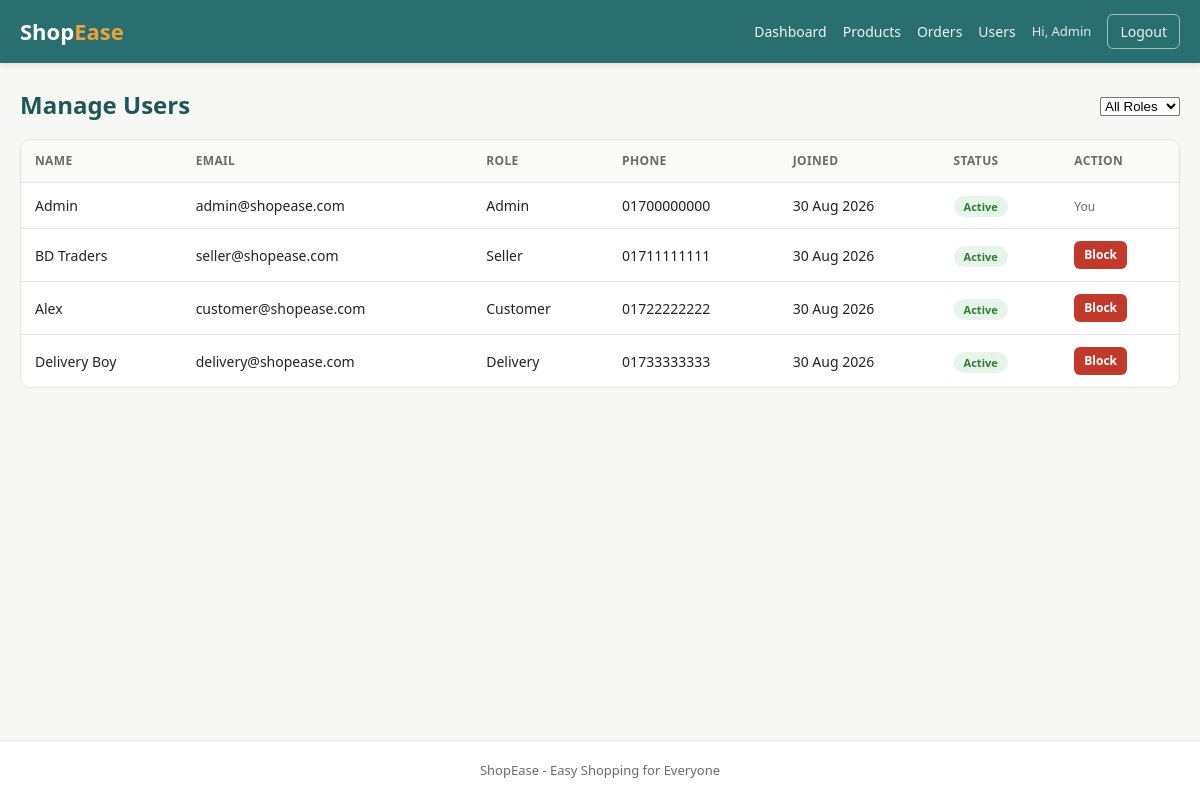
The page /admin/users.php (signed in) on the database its author committed.
### tables this page shows
CREATE TABLE users (
    id INT AUTO_INCREMENT PRIMARY KEY,
    name VARCHAR(100) NOT NULL,
    email VARCHAR(150) NOT NULL UNIQUE,
    password VARCHAR(255) NOT NULL,
    role ENUM('admin', 'seller', 'customer', 'delivery') NOT NULL DEFAULT 'customer',
    phone VARCHAR(20),
    address VARCHAR(255),
    status ENUM('active', 'blocked') NOT NULL DEFAULT 'active',
    created_at TIMESTAMP DEFAULT CURRENT_TIMESTAMP
);

### includes/functions.php (called while the page is built, shortened)
<?php
function currentUser() {
    return [
        'id'    => $_SESSION['user_id'] ?? null,
        'name'  => $_SESSION['user_name'] ?? null,
        'email' => $_SESSION['user_email'] ?? null,
        'role'  => $_SESSION['user_role'] ?? null,
    ];
}
function escape($str) {
    return htmlspecialchars($str ?? '', ENT_QUOTES, 'UTF-8');
}

### admin/users.php (the view, shortened to what this page needs)
<?php
require_once __DIR__ . '/../includes/functions.php';
$roleFilter = $_GET['role'] ?? '';
if ($roleFilter !== '') {
    $stmt = $conn->prepare("SELECT * FROM users WHERE role = ? ORDER BY created_at DESC");
    $stmt->bind_param("s", $roleFilter);
    $stmt->execute();
    $users = $stmt->get_result()->fetch_all(MYSQLI_ASSOC);
    $stmt->close();
} else {
    $users = $conn->query("SELECT * FROM users ORDER BY created_at DESC")->fetch_all(MYSQLI_ASSOC);
}
require_once __DIR__ . '/../includes/header.php';
?>
<div class="flex-between" style="margin-bottom:16px;">
    <h2 class="section-title" style="margin-bottom:0;">Manage Users</h2>
    <form method="GET">
        <select name="role" onchange="this.form.submit()">
            <option value="">All Roles</option>
        </select>
    </form>
</div>
<div class="table-wrap">
<table>
<thead><tr><th>Name</th><th>Email</th><th>Role</th><th>Phone</th><th>Joined</th><th>Status</th><th>Action</th></tr></thead>
<tbody>
<?php foreach ($users as $u): ?>
    <tr>
        <td><?= escape($u['name']) ?></td>
        <td><?= escape($u['email']) ?></td>
        <td><?= escape(ucfirst($u['role'])) ?></td>
        <td><?= escape($u['phone']) ?></td>
        <td><?= date('d M Y', strtotime($u['created_at'])) ?></td>
        <td><span class="badge badge-<?= $u['status'] ?>"><?= escape($u['status']) ?></span></td>
        <td>
            <?php if ($u['id'] != $_SESSION['user_id']): ?>
                <a href="?toggle=<?= $u['id'] ?>&role=<?= escape($roleFilter) ?>"
                   class="btn btn-sm <?= $u['status']==='active' ? 'btn-danger' : 'btn-primary' ?>"
                   data-confirm="<?= $u['status']==='active' ? 'Block' : 'Unblock' ?> this user?">
                    <?= $u['status']==='active' ? 'Block' : 'Unblock' ?>
                </a>
            <?php else: ?>
                <span style="color:var(--muted); font-size:12px;">You</span>
            <?php endif; ?>
        </td>
    </tr>
<?php endforeach; ?>
</tbody>
</table>
</div>
<?php require_once __DIR__ . '/../includes/footer.php'; ?>

### includes/header.php (shortened to what this page needs)
<?php
require_once __DIR__ . '/functions.php';
$user = currentUser();
?>
<!DOCTYPE html>
<html lang="en">
<head>
<link rel="stylesheet" href="/ecommerce/assets/css/style.css">
</head>
<body>
<header class="navbar">
    <div class="navbar-inner">
        <a href="/ecommerce/index.php" class="logo">Shop<span>Ease</span></a>
        <nav class="nav-links">
            <?php if (!$user['id']): ?>
                <a href="/ecommerce/auth/login.php">Login</a>
                <a href="/ecommerce/auth/register.php" class="btn-nav">Register</a>
            <?php else: ?>
                <?php if ($user['role'] === 'admin'): ?>
                    <a href="/ecommerce/admin/dashboard.php">Dashboard</a>
                    <a href="/ecommerce/admin/products.php">Products</a>
                    <a href="/ecommerce/admin/orders.php">Orders</a>
                    <a href="/ecommerce/admin/users.php">Users</a>
                <?php elseif ($user['role'] === 'delivery'): ?>
                    <a href="/ecommerce/delivery/dashboard.php">My Deliveries</a>
                    <a href="/ecommerce/delivery/profile.php">My Profile</a>
                <?php endif; ?>
                <span class="nav-user">Hi, <?= escape($user['name']) ?></span>
                <a href="/ecommerce/auth/logout.php" class="btn-nav-outline">Logout</a>
            <?php endif; ?>
        </nav>
    </div>
</header>
<main class="page-wrap">

### assets/css/style.css (style rules this page uses)
:root { --primary: #2a6f6f; --primary-dark: #1f5757; --accent: #e8a33d; --bg: #f7f7f5; --card-bg: #ffffff; --text: #232323; --muted: #6b6b6b; --border: #e3e3e0; --danger: #c0392b; --success: #2e7d32; --radius: 10px; }
* { box-sizing: border-box; margin: 0; padding: 0; }
html, body { min-height: 100%; }
body { font-family: "Segoe UI", Roboto, Arial, sans-serif; background: var(--bg); color: var(--text); line-height: 1.5; min-height: 100vh; display: flex; flex-direction: column; }
a { text-decoration: none; color: inherit; }
.navbar { background: var(--primary); color: #fff; position: sticky; top: 0; z-index: 100; box-shadow: 0 2px 6px rgba(0, 0, 0, 0.1); }
.navbar-inner { max-width: 1200px; margin: 0 auto; padding: 14px 20px; display: flex; align-items: center; gap: 20px; flex-wrap: wrap; }
.logo { font-size: 22px; font-weight: 700; color: #fff; }
.logo span { color: var(--accent); }
.nav-links { display: flex; align-items: center; gap: 16px; margin-left: auto; flex-wrap: wrap; }
.nav-links a { color: #fff; font-size: 14px; opacity: 0.92; position: relative; }
.nav-user { font-size: 13px; opacity: 0.85; }
.btn-nav-outline { border: 1px solid rgba(255, 255, 255, 0.6); padding: 6px 12px; border-radius: 6px; }
.page-wrap { max-width: 1200px; width: 100%; margin: 0 auto; padding: 24px 20px 60px; flex: 1; }
.section-title { font-size: 24px; margin-bottom: 18px; color: var(--primary-dark); }
.btn { display: inline-block; padding: 9px 16px; border-radius: 6px; border: none; cursor: pointer; font-size: 14px; font-weight: 600; text-align: center; }
.btn-danger { background: var(--danger); color: #fff; }
.btn-sm { padding: 5px 10px; font-size: 12px; }
.table-wrap { overflow-x: auto; background: #fff; border-radius: var(--radius); border: 1px solid var(--border); }
table { width: 100%; border-collapse: collapse; font-size: 14px; }
th, td { padding: 12px 14px; text-align: left; border-bottom: 1px solid var(--border); }
th { background: #fafaf8; font-size: 12px; text-transform: uppercase; letter-spacing: 0.03em; color: var(--muted); }
tr:last-child td { border-bottom: none; }
.badge { padding: 3px 10px; border-radius: 20px; font-size: 11px; font-weight: 700; text-transform: capitalize; }
.badge-confirmed, .badge-accepted, .badge-active, .badge-delivered { background: #e6f4ea; color: var(--success); }
.flex-between { display: flex; justify-content: space-between; align-items: center; flex-wrap: wrap; gap: 10px; }

### rows shown on the page
users: name "Admin", email "admin@shopease.com", role "Admin", phone "01700000000", created_at "30 Aug 2026", status "Active", shows "You"
users: name "BD Traders", email "seller@shopease.com", role "Seller", phone "01711111111", created_at "30 Aug 2026", status "Active", shows "Block"
users: name "Alex", email "customer@shopease.com", role "Customer", phone "01722222222", created_at "30 Aug 2026", status "Active", shows "Block"
users: name "Delivery Boy", email "delivery@shopease.com", role "Delivery", phone "01733333333", created_at "30 Aug 2026", status "Active", shows "Block"
